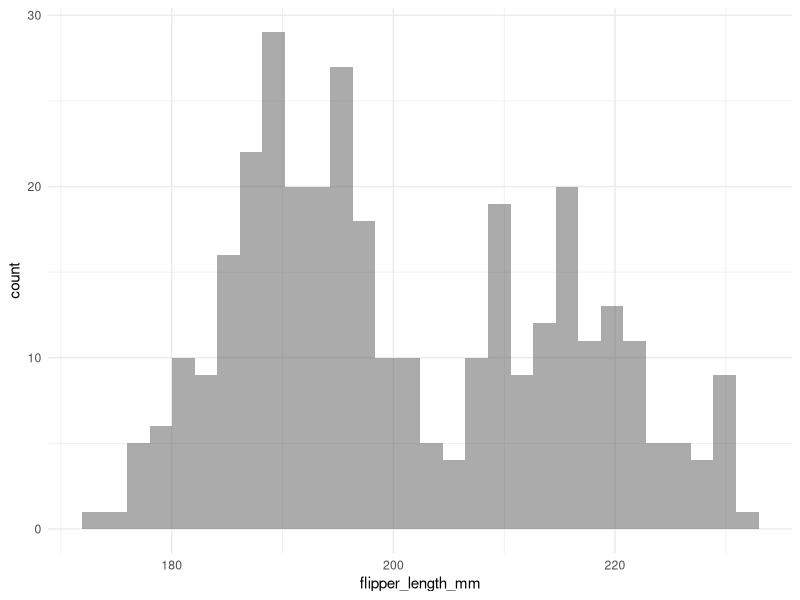
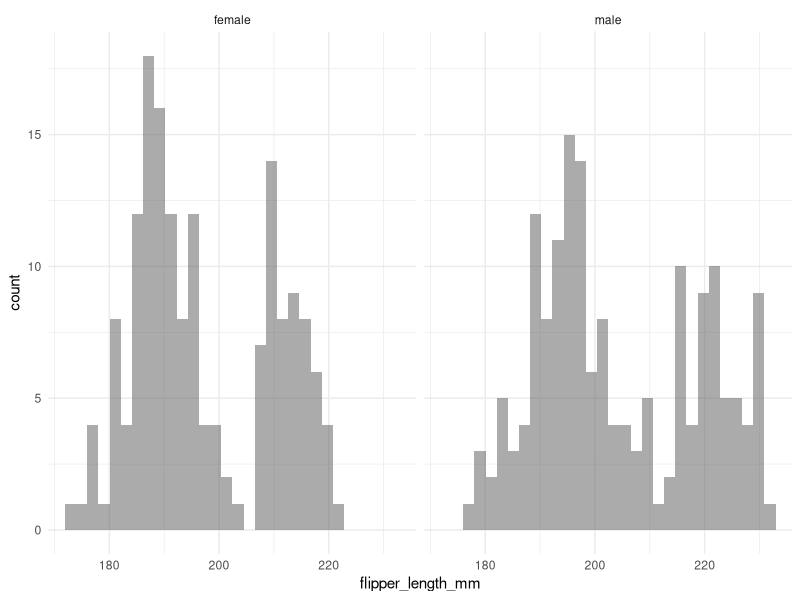
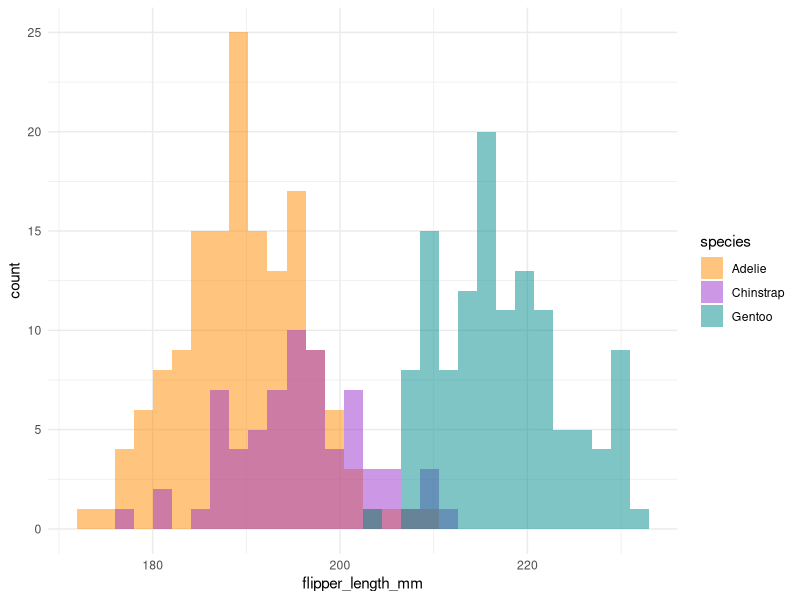
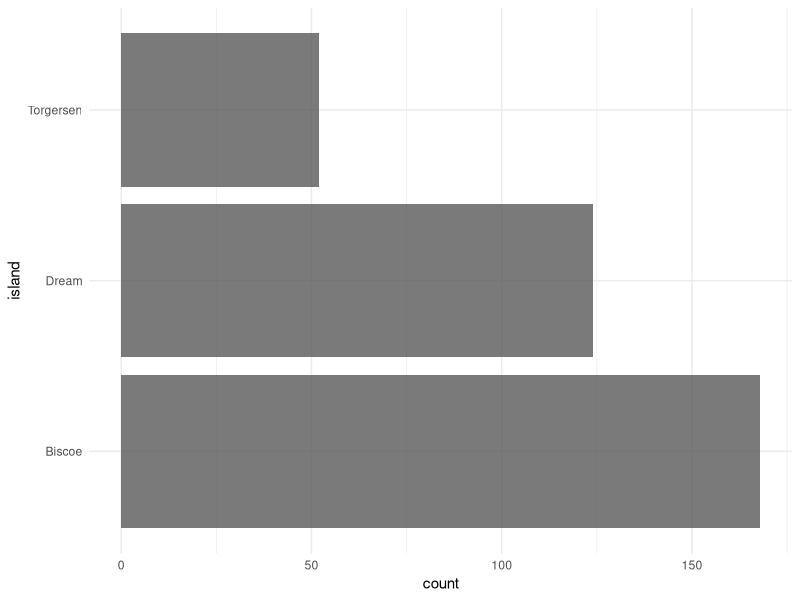
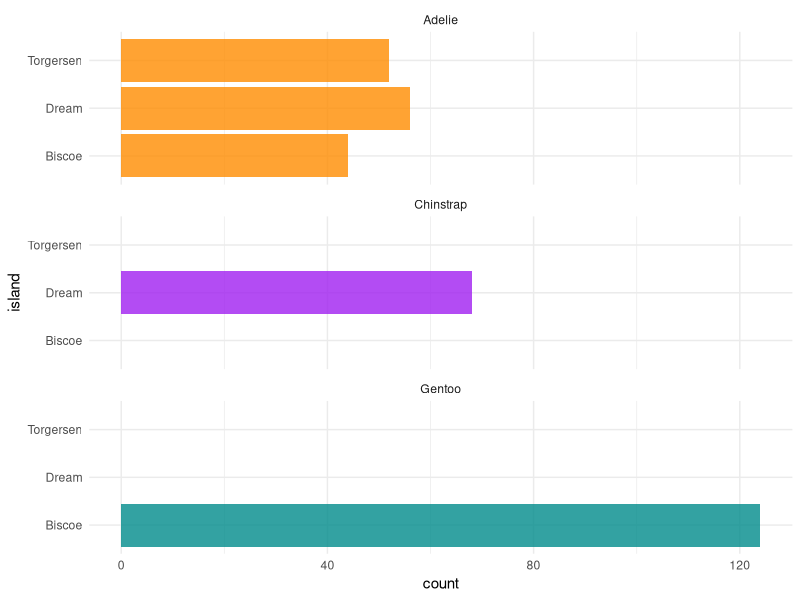

Generate these figures, in order, with R:
## ---- chunk 1
library(palmerpenguins)
library(tidyverse)
theme_set(theme_minimal())
## ---- chunk 2
glimpse(penguins)
## ---- chunk 3
# Histogram example: flipper length by species
ggplot(data = penguins, aes(x = flipper_length_mm)) +
  geom_histogram(alpha = 0.5, position = "identity") 
## ---- chunk 4
# Histogram example: flipper length by gender
ggplot(data = penguins %>% drop_na(sex), aes(x = flipper_length_mm)) +
  geom_histogram(alpha = 0.5, position = "identity") +
  facet_wrap(~sex)
## ---- chunk 5
# Histogram example: flipper length by species
ggplot(data = penguins, aes(x = flipper_length_mm)) +
  geom_histogram(aes(fill = species), alpha = 0.5, position = "identity") +
  scale_fill_manual(values = c("darkorange","darkorchid","cyan4"))
## ---- chunk 6
ggplot(penguins, aes(x = island)) +
  geom_bar(alpha = 0.8) +
  theme_minimal() +
  coord_flip()
## ---- chunk 7
ggplot(penguins, aes(x = island, fill = species)) +
  geom_bar(alpha = 0.8) +
  scale_fill_manual(values = c("darkorange","purple","cyan4"), 
                    guide = FALSE) +
  theme_minimal() +
  facet_wrap(~species, ncol = 1) +
  coord_flip()
